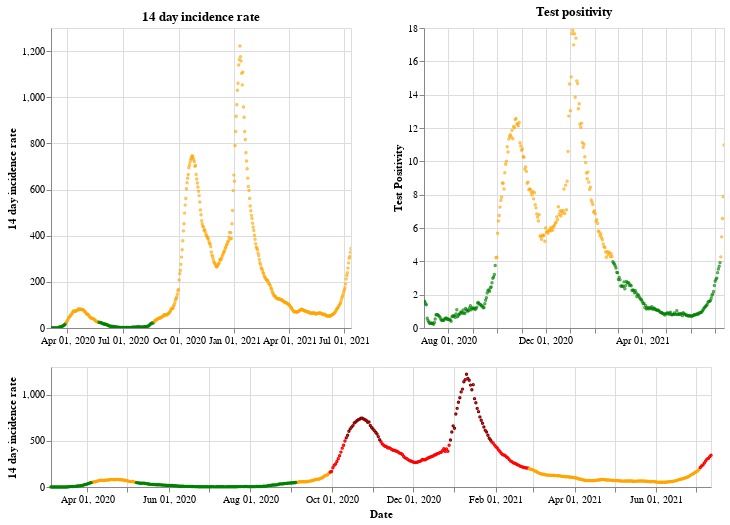

Notebook code for this chart:
### Markdown cell above
## Northern Ireland

### Code cell
plot_traffic_light('Northern Ireland')

### Figure 1 — Vega-Lite specification as saved in the notebook (floating-point values rounded to 4 significant figures; data arrays with more than 128 entries replaced by an {"elided": "..."} marker saying what was removed)
{"config": {"view": {"continuousWidth": 400, "continuousHeight": 300}}, "vconcat": [{"hconcat": [{"mark": {"type": "point", "size": 2}, "encoding": {"color": {"condition": {"value": "green", "test": "(datum.twoWeeklyCasesRate <= 25)"}, "value": "orange"}, "tooltip": [{"type": "nominal", "field": "areaName"}, {"type": "temporal", "field": "date"}, {"type": "quantitative", "field": "twoWeeklyCasesRate"}, {"type": "quantitative", "field": "testPositivity"}], "x": {"type": "temporal", "axis": {"title": ""}, "field": "date", "scale": {"domain": {"selection": "DateBrush"}}, "timeUnit": "yearmonthdate"}, "y": {"type": "quantitative", "axis": {"title": "14 day incidence rate"}, "field": "twoWeeklyCasesRate"}}, "title": "14 day incidence rate", "width": 300}, {"mark": {"type": "point", "size": 2}, "encoding": {"color": {"condition": {"value": "green", "test": "(datum.testPositivity <= 4)"}, "value": "orange"}, "tooltip": [{"type": "nominal", "field": "areaName"}, {"type": "temporal", "field": "date"}, {"type": "quantitative", "field": "twoWeeklyCasesRate"}, {"type": "quantitative", "field": "testPositivity"}], "x": {"type": "temporal", "axis": {"title": ""}, "field": "date", "scale": {"domain": {"selection": "DateBrush"}}, "timeUnit": "yearmonthdate"}, "y": {"type": "quantitative", "axis": {"title": "Test Positivity"}, "field": "testPositivity"}}, "title": "Test positivity", "width": 300}]}, {"layer": [{"mark": {"type": "point", "size": 2}, "encoding": {"color": {"condition": {"value": "orange", "test": "(((datum.testPositivity < 4) && (datum.twoWeeklyCasesRate >= 50)) && (datum.twoWeeklyCasesRate < 200))"}, "value": "red"}, "opacity": {"condition": {"value": 1, "test": "((datum.twoWeeklyCasesRate >= 50) && (datum.twoWeeklyCasesRate < 500))"}, "value": 0}, "tooltip": [{"type": "nominal", "field": "areaName"}, {"type": "temporal", "field": "date"}, {"type": "quantitative", "field": "twoWeeklyCasesRate"}, {"type": "quantitative", "field": "testPositivity"}], "x": {"type": "temporal", "axis": {"title": "Date"}, "field": "date", "timeUnit": "yearmonthdate"}, "y": {"type": "quantitative", "axis": {"title": "14 day incidence rate"}, "field": "twoWeeklyCasesRate"}}, "selection": {"DateBrush": {"type": "interval", "encodings": ["x"], "fields": ["Time"]}}}, {"mark": {"type": "point", "size": 2}, "encoding": {"color": {"value": "darkred"}, "opacity": {"condition": {"value": 1, "test": "(datum.twoWeeklyCasesRate >= 500)"}, "value": 0}, "tooltip": [{"type": "nominal", "field": "areaName"}, {"type": "temporal", "field": "date"}, {"type": "quantitative", "field": "twoWeeklyCasesRate"}, {"type": "quantitative", "field": "testPositivity"}], "x": {"type": "temporal", "axis": {"title": "Date"}, "field": "date", "timeUnit": "yearmonthdate"}, "y": {"type": "quantitative", "axis": {"title": "14 day incidence rate"}, "field": "twoWeeklyCasesRate"}}}, {"mark": {"type": "point", "size": 2}, "encoding": {"color": {"condition": {"value": "green", "test": "((datum.testPositivity < 4) && (datum.twoWeeklyCasesRate < 50))"}, "value": "orange"}, "opacity": {"condition": {"value": 1, "test": "(datum.twoWeeklyCasesRate < 50)"}, "value": 0}, "tooltip": [{"type": "nominal", "field": "areaName"}, {"type": "temporal", "field": "date"}, {"type": "quantitative", "field": "twoWeeklyCasesRate"}, {"type": "quantitative", "field": "testPositivity"}], "x": {"type": "temporal", "axis": {"title": "Date"}, "field": "date", "timeUnit": "yearmonthdate"}, "y": {"type": "quantitative", "axis": {"title": "14 day incidence rate"}, "field": "twoWeeklyCasesRate"}}}], "height": 120, "width": 660}], "data": {"name": "data-d11120d93ed1a9e1be2185f8c9ebb45d"}, "$schema": "https://vega.github.io/schema/vega-lite/v4.8.1.json", "datasets": {"data-d11120d93ed1a9e1be2185f8c9ebb45d": {"elided": "495 records"}}}
